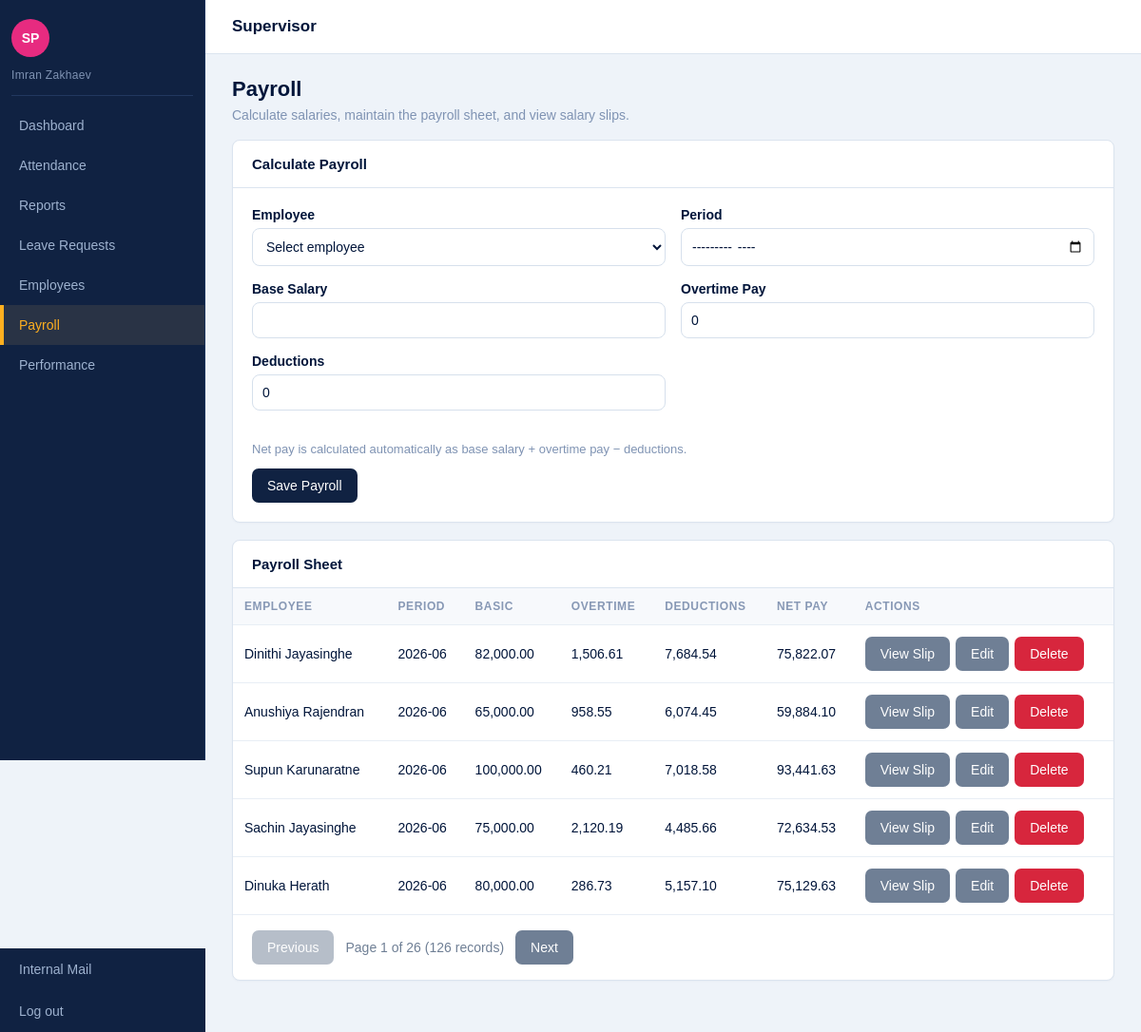
Page /codebase/login/roles/supervisor/payroll.php (signed in) on the committed database.
### tables this page shows
CREATE TABLE payroll (
    payroll_id INT AUTO_INCREMENT UNIQUE,
    employee_id INT NOT NULL,
    generated_by INT NOT NULL,
    period VARCHAR(20) NOT NULL,
    base_salary DECIMAL(10,2) NOT NULL,
    overtime_pay DECIMAL(10,2) NOT NULL,
    deductions DECIMAL(10,2) NOT NULL,
    net_pay DECIMAL(10,2) NOT NULL,
    generated_date DATETIME NOT NULL,
    PRIMARY KEY (employee_id, period),
    FOREIGN KEY (employee_id) REFERENCES employee(employee_id),
    FOREIGN KEY (generated_by) REFERENCES employee(employee_id)
);

CREATE TABLE employee (
    employee_id INT AUTO_INCREMENT PRIMARY KEY,
    user_id INT UNIQUE,
    full_name VARCHAR(100) NOT NULL,
    nic VARCHAR(20) NOT NULL UNIQUE,
    contact_no VARCHAR(20) NOT NULL,
    address TEXT,
    job_title VARCHAR(100) NOT NULL,
    hire_date DATE NOT NULL,
    base_salary DECIMAL(10,2) NOT NULL,
    employment_status VARCHAR(30) NOT NULL,
    FOREIGN KEY (user_id) REFERENCES user_account(user_id)
);

### codebase/login/roles/supervisor/payroll.php (the view, shortened to what this page needs)
<?php
require_once __DIR__ . '/../../config.php';
require_once __DIR__ . '/../../pagination.php';
$editRecord = null;
$perPage = 5;
$totalPayrollRecords = countRows(
    $connection,
    "SELECT COUNT(*) FROM payroll p JOIN employee e ON e.employee_id = p.employee_id"
);
$totalPayrollPages = max(1, (int) ceil($totalPayrollRecords / $perPage));
$currentPage = min(getCurrentPage(), $totalPayrollPages);
$offset = ($currentPage - 1) * $perPage;
$payrollRecords = mysqli_query(
    $connection,
    "SELECT p.payroll_id, p.employee_id, e.full_name, p.period, p.base_salary, p.overtime_pay, p.deductions, p.net_pay
     FROM payroll p
     JOIN employee e ON e.employee_id = p.employee_id
     ORDER BY p.generated_date DESC
     LIMIT $perPage OFFSET $offset"
);
?>
<!DOCTYPE html>
<html lang="en">
<head>
  <link rel="stylesheet" href="css/supervisor_style.css">
</head>
<body>
  <header class="topbar"><h1>Supervisor</h1><p>Calculate salaries, prepare payroll sheets, and generate salary slips</p></header>
  <div class="layout">
    <main class="content">
      <?php if (isset($slip)): ?>
        <?php if (!$slip): ?>
          <section class="page-title"><h2>Salary Slip</h2><p>Record not found.</p></section>
          <a class="btn secondary no-print" href="payroll.php">Back to Payroll</a>
        <?php else: ?>
          <section class="page-title"><h2>Salary Slip</h2><p><?= htmlspecialchars($slip["full_name"]) ?> — <?= htmlspecialchars($slip["period"]) ?></p></section>
          <section class="panel">
            <h3>Slip Details</h3>
            <div class="table-wrapper">
              <table>
                <tbody>
                  <tr><th>Employee</th><td><?= htmlspecialchars($slip["full_name"]) ?></td></tr>
                  <tr><th>Job Title</th><td><?= htmlspecialchars($slip["job_title"]) ?></td></tr>
                  <tr><th>Period</th><td><?= htmlspecialchars($slip["period"]) ?></td></tr>
                  <tr><th>Base Salary</th><td><?= number_format($slip["base_salary"], 2) ?></td></tr>
                  <tr><th>Overtime Pay</th><td><?= number_format($slip["overtime_pay"], 2) ?></td></tr>
                  <tr><th>Deductions</th><td><?= number_format($slip["deductions"], 2) ?></td></tr>
                  <tr><th>Net Pay</th><td><strong><?= number_format($slip["net_pay"], 2) ?></strong></td></tr>
                </tbody>
              </table>
            </div>
          </section>
          <div class="button-row no-print">
            <button class="btn" type="button" onclick="window.print();">Print</button>
            <a class="btn secondary" href="payroll.php">Back to Payroll</a>
          </div>
        <?php endif; ?>
      <?php else: ?>
      <section class="page-title"><h2>Payroll</h2><p>Calculate salaries, maintain the payroll sheet, and view salary slips.</p></section>
      <section class="panel">
        <h3><?= $editRecord ? "Edit Payroll" : "Calculate Payroll" ?></h3>
        <form method="post" action="payroll.php">
          <div class="form-grid">
            <div class="form-group">
              <label for="employeeId">Employee</label>
              <select id="employeeId" name="employee_id" required>
                <option value="">Select employee</option>
              </select>
            </div>
            <div class="form-group">
              <label for="period">Period</label>
              <input type="month" id="period" name="period" value="<?= htmlspecialchars($editRecord["period"] ?? "") ?>" required>
            </div>
            <div class="form-group">
              <label for="baseSalary">Base Salary</label>
              <input type="number" id="baseSalary" name="base_salary" min="0" step="0.01" value="<?= htmlspecialchars($editRecord["base_salary"] ?? "") ?>" required>
            </div>
            <div class="form-group">
              <label for="overtimePay">Overtime Pay</label>
              <input type="number" id="overtimePay" name="overtime_pay" min="0" step="0.01" value="<?= htmlspecialchars($editRecord["overtime_pay"] ?? "0") ?>">
            </div>
            <div class="form-group">
              <label for="deductions">Deductions</label>
              <input type="number" id="deductions" name="deductions" min="0" step="0.01" value="<?= htmlspecialchars($editRecord["deductions"] ?? "0") ?>">
            </div>
          </div>
          <p style="padding: 0 20px; color: #7f93b3; font-size: 13px;">Net pay is calculated automatically as base salary + overtime pay − deductions.</p>
          <div class="button-row">
            <button class="btn" type="submit">Save Payroll</button>
          </div>
        </form>
      </section>
      <section class="panel">
        <h3>Payroll Sheet</h3>
        <div class="table-wrapper">
          <table>
            <thead><tr><th>Employee</th><th>Period</th><th>Basic</th><th>Overtime</th><th>Deductions</th><th>Net Pay</th><th>Actions</th></tr></thead>
            <tbody>
              <?php while ($row = mysqli_fetch_assoc($payrollRecords)): ?>
                <tr>
                  <td><?= htmlspecialchars($row["full_name"]) ?></td>
                  <td><?= htmlspecialchars($row["period"]) ?></td>
                  <td><?= number_format($row["base_salary"], 2) ?></td>
                  <td><?= number_format($row["overtime_pay"], 2) ?></td>
                  <td><?= number_format($row["deductions"], 2) ?></td>
                  <td><?= number_format($row["net_pay"], 2) ?></td>
                  <td>
                    <div style="display: flex; align-items: center; gap: 6px; flex-wrap: nowrap;">
                      <a class="btn secondary" href="payroll.php?view=slip&id=<?= $row["payroll_id"] ?>">View Slip</a>
                      <a class="btn secondary" href="payroll.php?edit=<?= $row["payroll_id"] ?>">Edit</a>
                      <form method="post" action="payroll.php" style="display:inline;">
                        <button class="btn danger" type="submit" onclick="return confirm('Delete this payroll record?');">Delete</button>
                      </form>
                    </div>
                  </td>
                </tr>
              <?php endwhile; ?>
            </tbody>
          </table>
        </div>
      </section>
      <?php endif; ?>
    </main>
  </div>
</body>
</html>

### codebase/login/roles/supervisor/css/supervisor_style.css (style rules this page uses)
* { box-sizing: border-box; }
body { margin: 0; font-family: Arial, Helvetica, sans-serif; background-color: #eef3f9; color: #00153a; }
a { color: inherit; text-decoration: none; }
.topbar { min-height: 56px; margin-left: 216px; background-color: #ffffff; color: #00153a; border-bottom: 1px solid #dbe4ef; padding: 18px 28px; }
.topbar h1 { margin: 0; font-size: 17px; font-weight: bold; }
.layout { min-height: calc(100vh - 56px); }
.content { margin-left: 216px; padding: 24px 28px 36px; }
.page-title { margin-bottom: 18px; }
.page-title h2 { margin: 0; color: #00153a; font-size: 22px; }
.page-title p { margin: 6px 0 0; color: #7f93b3; font-size: 14px; }
.card, .panel { background-color: #ffffff; border: 1px solid #dbe4ef; border-radius: 8px; box-shadow: 0 1px 2px rgba(16, 34, 66, 0.03); }
.panel { margin-bottom: 18px; overflow: hidden; }
.panel h3 { margin: 0; padding: 16px 20px; border-bottom: 1px solid #dbe4ef; color: #00153a; font-size: 15px; }
.form-grid { display: grid; grid-template-columns: repeat(2, minmax(220px, 1fr)); gap: 16px; padding: 20px; }
.form-group { display: flex; flex-direction: column; }
label { margin-bottom: 6px; color: #00153a; font-size: 14px; font-weight: bold; }
input, select, textarea { width: 100%; padding: 10px; border: 1px solid #d6e0ec; border-radius: 8px; background-color: #ffffff; color: #00153a; font-family: inherit; font-size: 14px; }
.button-row { display: flex; gap: 10px; padding: 0 20px 20px; }
.btn { display: inline-block; padding: 10px 16px; border: none; border-radius: 7px; background-color: #102242; color: #ffffff; font-size: 14px; cursor: pointer; }
.btn.secondary { background-color: #6f7f95; }
.btn.danger { background-color: #d7263d; }
.table-wrapper { overflow-x: auto; }
table { width: 100%; border-collapse: collapse; background-color: #ffffff; }
th, td { padding: 12px; border-bottom: 1px solid #e8eef5; text-align: left; font-size: 14px; }
th { background-color: #f7f9fc; color: #8798b5; font-size: 12px; letter-spacing: 0.6px; text-transform: uppercase; }

### rows in the picture
payroll: employee.full_name "Dinithi Jayasinghe", period "2026-06", base_salary "82,000.00", overtime_pay "1,506.61", deductions "7,684.54", net_pay "75,822.07"
payroll: employee.full_name "Anushiya Rajendran", period "2026-06", base_salary "65,000.00", overtime_pay "958.55", deductions "6,074.45", net_pay "59,884.10"
payroll: employee.full_name "Supun Karunaratne", period "2026-06", base_salary "100,000.00", overtime_pay "460.21", deductions "7,018.58", net_pay "93,441.63"
payroll: employee.full_name "Sachin Jayasinghe", period "2026-06", base_salary "75,000.00", overtime_pay "2,120.19", deductions "4,485.66", net_pay "72,634.53"
payroll: employee.full_name "Dinuka Herath", period "2026-06", base_salary "80,000.00", overtime_pay "286.73", deductions "5,157.10", net_pay "75,129.63"

### other values in the picture
$_SESSION["full_name"] "Imran Zakhaev"
$item[0] "Dashboard"
$item[0] "Attendance"
$item[0] "Reports"
$item[0] "Leave Requests"
$item[0] "Employees"
$item[0] "Payroll"
$item[0] "Performance"
$page "1"
$totalPages "26"
$totalRows "126"
